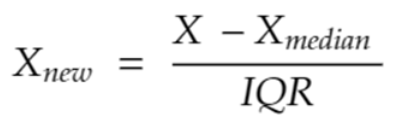
#> input picture Statistics & Probability/Data Scaling/images/robust.png, 400 x 121 px, found by its file name
$ jupyter execute 'robust scaler.ipynb'
#> lines starting #> are read from the running program, lines starting #| are printed output that depends on the picture
1. [Robust Scaler](#robust-scaler)

#### Robust Scaler:
- they are robust to outliers
- mostly used for non gaussian distributed data or if the distribution is unknown
    - can be also used for gaussian distributed data but not recommended
- robust scaler range between 25th percentile - 75th percentile
- the ratio of difference between the value & median value by IQR
    - IQR = Q3 (75th percentile) - Q1 (25th percentile)
- works with positive and negative values

[cell 1]
from PIL import Image
from IPython.display import display

img = Image.open('images/robust.png')
#> img is the input picture: PIL image 400x121 RGBA; mean R, G, B, A 241.7, 241.7, 241.7, 255
new_image = img.resize((280, 80))
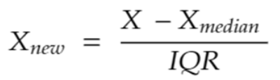
#> new_image: PIL image 280x80 RGBA; mean R, G, B, A 241.6, 241.6, 241.6, 255
display(new_image)


$ run again, with Statistics & Probability/Data Scaling/images/maxabs.png copied over Statistics & Probability/Data Scaling/images/robust.png
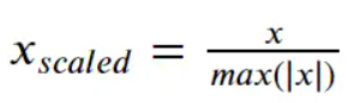
#> input picture Statistics & Probability/Data Scaling/images/maxabs.png, 348 x 103 px, found by its file name
#> img is the input picture: PIL image 348x103 RGBA; mean R, G, B, A 239.6, 239.7, 239.4, 255
#> `new_image = img.resize((280, 80))`:
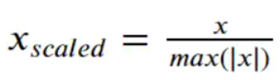
#> new_image: PIL image 280x80 RGBA; mean R, G, B, A 239.6, 239.7, 239.4, 255

$ run again, with Statistics & Probability/Data Scaling/images/minmax.png copied over Statistics & Probability/Data Scaling/images/robust.png
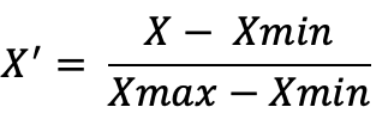
#> input picture Statistics & Probability/Data Scaling/images/minmax.png, 382 x 118 px, found by its file name
#> img is the input picture: PIL image 382x118 RGBA; mean R, G, B, A 230.9, 230.9, 230.9, 255
#> `new_image = img.resize((280, 80))`:
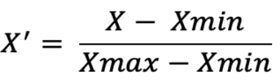
#> new_image: PIL image 280x80 RGBA; mean R, G, B, A 230.7, 230.7, 230.7, 255

$ run again, with Statistics & Probability/Data Scaling/images/normalization.png copied over Statistics & Probability/Data Scaling/images/robust.png
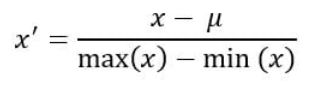
#> input picture Statistics & Probability/Data Scaling/images/normalization.png, 312 x 97 px, found by its file name
#> img is the input picture: PIL image 312x97 RGBA; mean R, G, B, A 240.1, 240.1, 240.1, 255
#> `new_image = img.resize((280, 80))`:
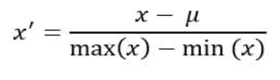
#> new_image: PIL image 280x80 RGBA; mean R, G, B, A 239.9, 239.9, 239.9, 255
